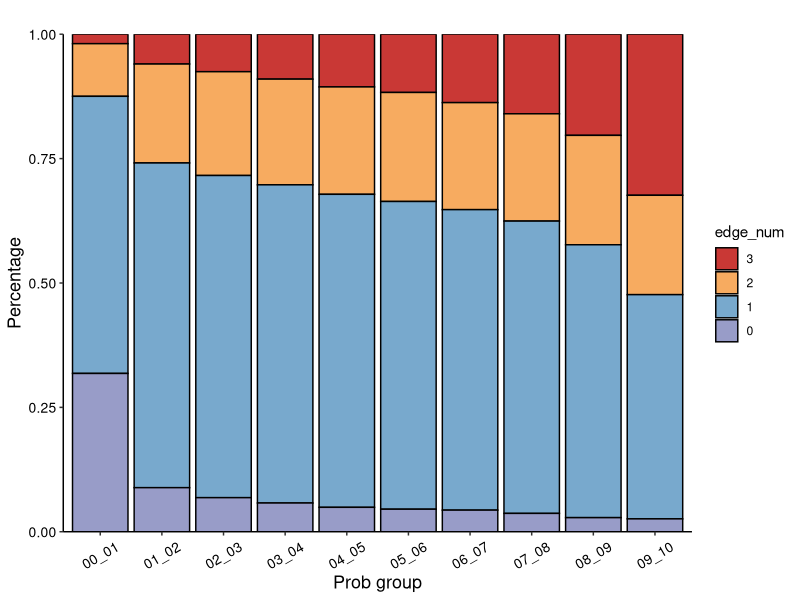

Here is the R script that generated this plot:
setwd('F:/HiC2PoreC/Analysis_Results/2024-05-23_Predict_New_MCI')

library(ggplot2)

### 1. Hi-C edge support.
# df_prob_group <- read.table('HiPore-C_GM12878_1Mb.Unobserved_MCI_O3_Hi-C_edge_prob_group.txt', header = TRUE)
df_prob_group <- read.table('HiPore-C_GM12878_1Mb.SGMCI_Unobserved_MCI_O3_Hi-C_edge_prob_group.txt', header = TRUE)
df_prob_group$edge_num <- as.character(df_prob_group$edge_num)
df_prob_group$edge_num <- factor(df_prob_group$edge_num, levels = rev(c("0", "1", "2", "3")))


pdf('./HiPore-C_GM12878_1Mb.Unobserved_MCI_O3_Hi-C_edge_prob_group.pdf', width=4.5, height=3.5)
ggplot(df_prob_group, aes(x=prob_group, weight=perc, fill=edge_num, group=edge_num))+
  geom_bar(position = "stack", color='black')+ ## stack -> dodge 分组柱状图
  # scale_fill_manual(values = rev(c('#adb8dd', '#d3b098', '#c68368', '#a34d3c')))+
  scale_fill_manual(values = rev(c('#989cc8', '#78a9cd', '#f7ab60', '#c93835')))+
  scale_y_continuous(expand = c(0,0))+
  labs(x='Prob group', y='Percentage', title='')+
  # theme_bw()+
  theme_classic()+
  theme(plot.title = element_text(size=14, colour='black', hjust = 0.5),
        axis.title = element_text(size = 13, colour = "black"),
        axis.text.x = element_text(size=10, color="black", angle = 30, vjust = 0.5),
        axis.text.y = element_text(size=10, color="black"))
dev.off()
